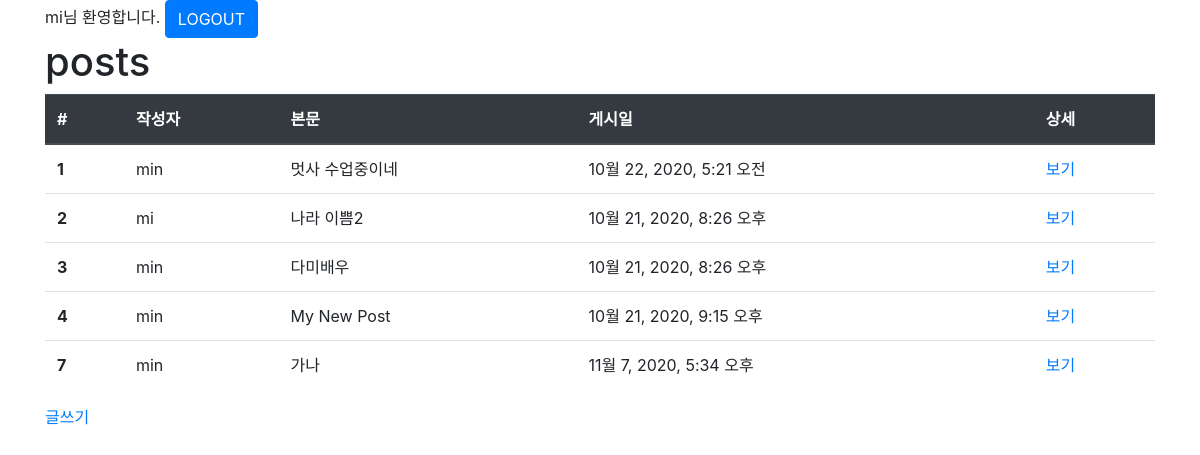
Screenshot of /posts/ (signed in) with the database file from the repository.
### posts/models.py (models this page shows, shortened)
class Post(models.Model):
    user=models.ForeignKey(User,on_delete=models.CASCADE,null=False)
    body=models.TextField()
    created_at=models.DateTimeField()
    image = models.ImageField(upload_to='post', null=True)
    liked_users=models.ManyToManyField(User,related_name="liked_posts")

### posts/views.py (the view)
# urls.py: path('',views.index,name="index"),
def index(request):
    posts=Post.objects.all()
    context={
        'posts':posts,
        'numbers':[1,2,3,4,5]
    }
    return render(request,'posts/index.html',context)

### posts/templates/posts/index.html
{% extends "base.html" %}
{%load static%}
{% block style %}
  <link rel="stylesheet" href="{% static 'posts/style.css' %}" type="text/css"/>
{% endblock %}
{% block content %}
  <div class=container>
  <h1>posts</h1>
  {% if posts %}
    <table class="table">
      <thead class="thead-dark">
        <tr>
          <th>#</th>
          <th>작성자</th>
          <th>본문</th>
          <th>게시일</th>
         <th>상세</th>
        </tr>
      </thead>
      <tbody>
        {% for post in posts %}
          <tr>
            <th>{{ post.id }}</th>
            <td>{{ post.user.get_username }}</td>
            <td>{{ post.body }}</td>
            <td>{{ post.created_at }}</td>
           <td><a href="{% url 'posts:detail' post.id %}">보기</a></td>
          </tr>
       {% endfor %}
      </tbody>
    </table>
  {% else %}
    <p>No posts</p>
  {%endif%}
  <a href="{% url 'posts:new' %}">글쓰기</a>
  </div>
{% endblock %}

### templates/base.html (shortened to what this page needs)
{% load static %}
<!DOCTYPE html>
<html lang="ko">
  <head>
    <link rel="stylesheet" href="https://cdn.jsdelivr.net/npm/bootstrap@4.5.3/dist/css/bootstrap.min.css">
    <link rel="stylesheet" href="{% static 'style.css'%}" />
    {% block style %}
    {% endblock %}
  </head>
  <body>
    {% if user.is_authenticated %}
      <div class="container">
        <form action="{% url 'accounts:logout' %}" method="POST">
          {{ user.get_username }}님 환영합니다.
          <button type="submit" class="btn btn-primary">LOGOUT</button>
        </form>
      </div>
    {% endif %}
    {% block content %}
    {% endblock %}
  </body>
</html>

### static/style.css (style rules this page uses)
* { margin: 0px; padding: 0px; box-sizing: border-box; }

### rows the page displays
Post: id "1", user.get_username "min", body "멋사 수업중이네", created_at "10월 22, 2020, 5:21 오전"
Post: id "2", user.get_username "mi", body "나라 이쁨2", created_at "10월 21, 2020, 8:26 오후"
Post: id "3", user.get_username "min", body "다미배우", created_at "10월 21, 2020, 8:26 오후"
Post: id "4", user.get_username "min", body "My New Post", created_at "10월 21, 2020, 9:15 오후"
Post: id "7", user.get_username "min", body "가나", created_at "11월 7, 2020, 5:34 오후"

### other values shown
{{ user.get_username }} "mi"
